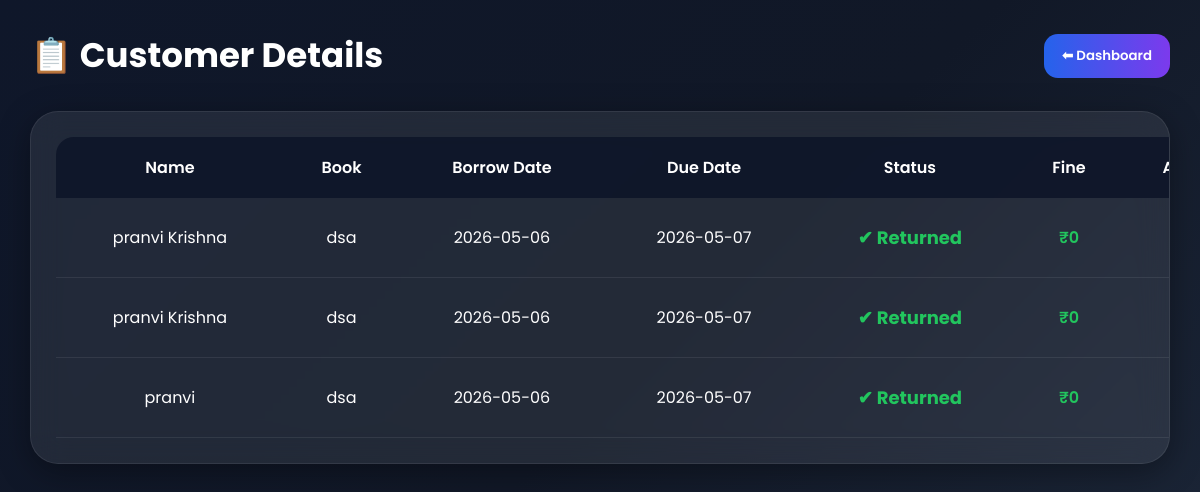
The page /customers (signed in) on the database its author committed.
### tables this page shows
CREATE TABLE borrow(
        id INTEGER PRIMARY KEY AUTOINCREMENT,
        book_id INTEGER,
        customer_name TEXT,
        email TEXT,
        phone TEXT,
        address TEXT,
        payment TEXT,
        borrow_date TEXT,
        return_date TEXT,
        status TEXT,
        otp TEXT,
        fine INTEGER DEFAULT 0
    );

CREATE TABLE books(
        id INTEGER PRIMARY KEY AUTOINCREMENT,
        owner_id INTEGER,
        name TEXT,
        author TEXT,
        summary TEXT,
        quantity INTEGER DEFAULT 0,
        price INTEGER DEFAULT 0,
        max_days INTEGER DEFAULT 7,
        fine_per_day INTEGER DEFAULT 1,
        image TEXT
    );

### smart_library/app.py (the view)
@app.route("/customers")
def customers():
    if session.get("user_type") != "owner":
        return redirect("/owner_login")
    conn = get_db()
    cur = conn.cursor()
    cur.execute("""
        SELECT borrow.id, borrow.customer_name,
               books.name as book,
               borrow.borrow_date, borrow.return_date, borrow.status,
               books.fine_per_day
        FROM borrow
        JOIN books ON borrow.book_id = books.id
        WHERE books.owner_id = ?
    """, (session["owner_id"],))
    rows = cur.fetchall()
    data = []
    today = datetime.today()
    for r in rows:
        fine = 0
        if r["status"] != "Returned":
            due = datetime.strptime(r["return_date"], "%Y-%m-%d")
            if today > due:
                days = (today - due).days
                fine = days * r["fine_per_day"]
                cur.execute("UPDATE borrow SET fine=? WHERE id=?", (fine, r["id"]))
        data.append({**dict(r), "fine": fine})
    conn.commit()
    conn.close()
    return render_template("customers.html", data=data)

### smart_library/app.py (called while the page is built)
def get_db():
    conn = sqlite3.connect("library.db")
    conn.row_factory = sqlite3.Row
    return conn

### smart_library/templates/customers.html (shortened to what this page needs)
<!DOCTYPE html>
<html>
<head>
</head>
<body>
<div class="top">
    <h2>📋 Customer Details</h2>
    <a href="/owner_dashboard">
        <button class="back-btn">
            ⬅ Dashboard
        </button>
    </a>
</div>
<div class="card">
<table>
<tr>
<th>Name</th>
<th>Book</th>
<th>Borrow Date</th>
<th>Due Date</th>
<th>Status</th>
<th>Fine</th>
<th>Action</th>
</tr>
{% for c in data %}
<tr>
<td>
    {{ c.customer_name }}
</td>
<td>
    {{ c.book }}
</td>
<td>
    {{ c.borrow_date }}
</td>
<td>
    {{ c.return_date }}
</td>
<td>
{% if c.status == "Returned" %}
    <span class="status-returned">
        ✔ Returned
    </span>
{% else %}
    <span class="status-pending">
        ⏳ Not Returned
    </span>
{% endif %}
</td>
<td>
{% if c.fine > 0 %}
    <span class="fine">
        ₹{{ c.fine }}
    </span>
{% else %}
    <span style="color:#22c55e;font-weight:600;">
        ₹0
    </span>
{% endif %}
</td>
<td>
</td>
</tr>
{% endfor %}
</table>
</div>
</body>
</html>

### smart_library/templates/customers.html (style rules this page uses)
* { margin:0; padding:0; box-sizing:border-box; }
body { font-family:'Poppins',sans-serif; background: linear-gradient(135deg,#0f172a,#111827,#1e293b); color:white; padding:30px; min-height:100vh; }
.top { display:flex; justify-content:space-between; align-items:center; margin-bottom:30px; flex-wrap:wrap; gap:15px; }
h2 { font-size:34px; font-weight:700; }
.card { background:rgba(255,255,255,0.08); backdrop-filter:blur(16px); border:1px solid rgba(255,255,255,0.08); border-radius:28px; padding:25px; box-shadow:0 8px 32px rgba(0,0,0,0.35); overflow-x:auto; }
table { width:100%; min-width:1200px; border-collapse:collapse; }
th { background:rgba(15,23,42,0.95); color:white; padding:18px; font-size:16px; font-weight:600; white-space:nowrap; }
th:first-child { border-top-left-radius:18px; }
th:last-child { border-top-right-radius:18px; }
td { padding:22px 18px; text-align:center; border-bottom:1px solid rgba(255,255,255,0.08); vertical-align:middle; white-space:nowrap; font-size:16px; }
button { border:none; padding:12px 18px; border-radius:14px; cursor:pointer; font-weight:600; transition:0.25s ease; font-family:'Poppins',sans-serif; }
.back-btn { background: linear-gradient(90deg,#2563eb,#7c3aed); color:white; }
.status-returned { color:#22c55e; font-weight:700; font-size:18px; }

### rows shown on the page
borrow: customer_name "pranvi Krishna", book "dsa", borrow_date "2026-05-06", return_date "2026-05-07", status "✔ Returned"
borrow: customer_name "pranvi Krishna", book "dsa", borrow_date "2026-05-06", return_date "2026-05-07", status "✔ Returned"
borrow: customer_name "pranvi", book "dsa", borrow_date "2026-05-06", return_date "2026-05-07", status "✔ Returned"
